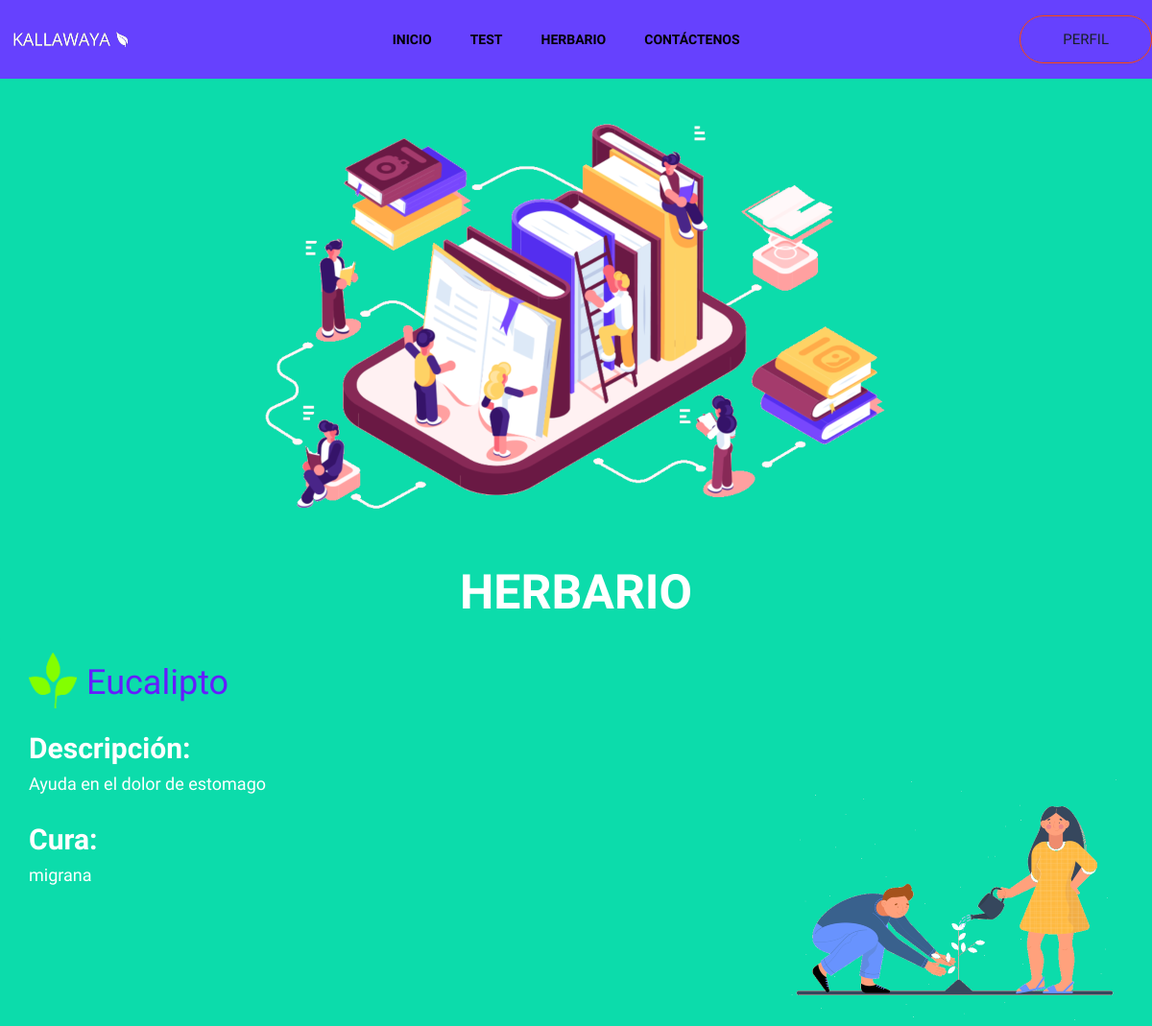
The app's page /kallawaya/herbario/1/, older data.
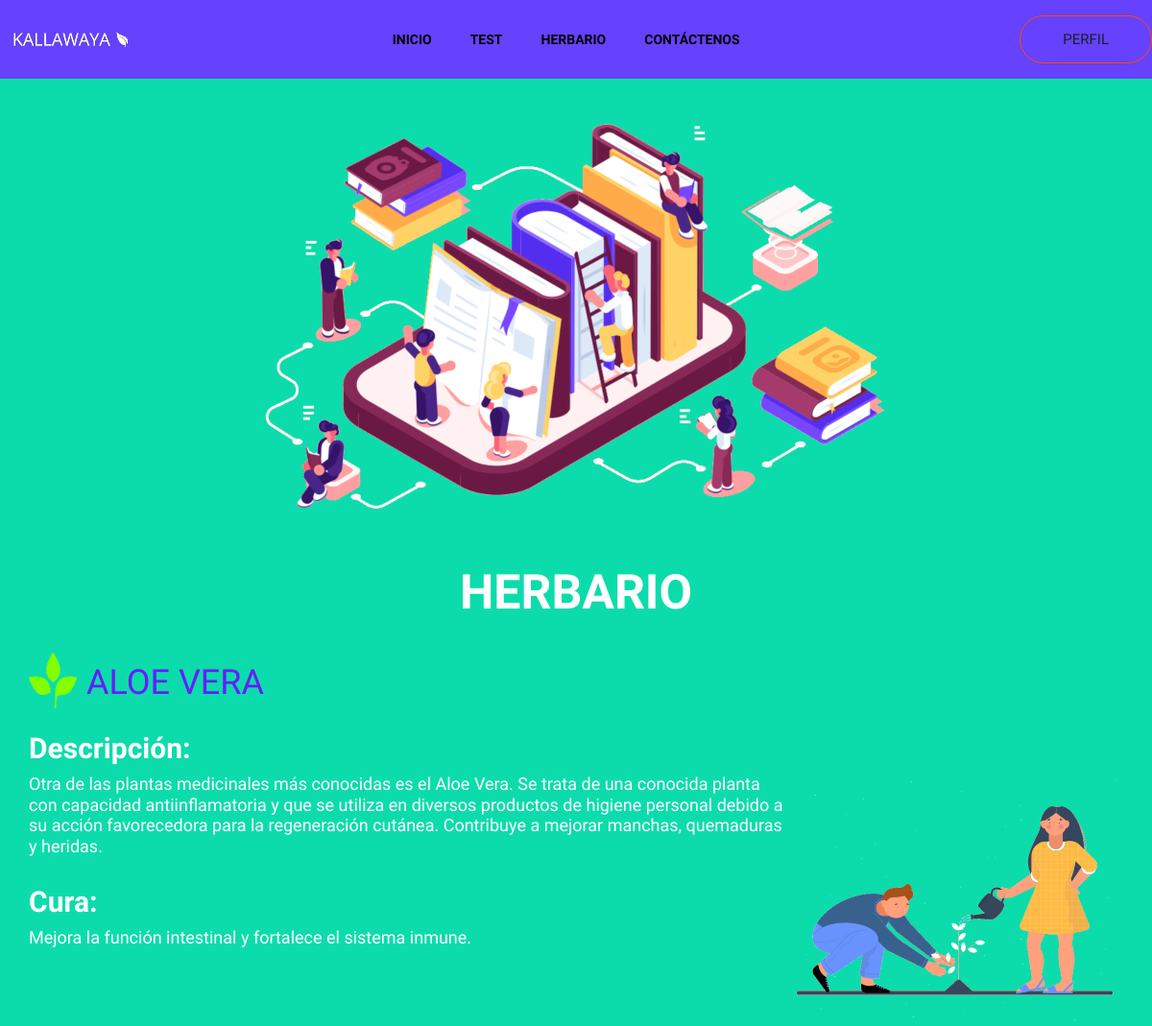
The same page, newer data.
### appkallawaya/models.py (models this page shows, shortened)
class Plant(models.Model):
    name = models.CharField(max_length=100, default='')
    description = models.CharField(max_length=1500, default='')
    cura = models.CharField(max_length=1500, default='')

### appkallawaya/views.py (the view)
# urls.py: path('herbario/', views.herbario, name='herbario'),
def herbario(request, pk=None):
    if pk == None:
        plants = Plant.objects.all()
        users = User.objects.all()
        return render(request, 'kallawaya/herbario.html', {'plants': plants})
    else:
        if pk:
            plant = Plant.objects.get(pk=pk)
        else:
            plant = request.plant
        args = {'plant': plant}
        return render(request, 'kallawaya/infoPlant.html', args)

### appkallawaya/templates/kallawaya/infoPlant.html (shortened to what this page needs)
{% extends 'base.html' %}
{% block body %}
{% load static %}
    <section class="breadcrumb breadcrumb_bg"  style="background-color: #0cdcab">
        <div class="container">
            <div class="row">
                <div class="col-lg-12">
                    <div class="breadcrumb_iner text-center">
                        <div class="breadcrumb_iner_item">
                            <br>
                            <br>
                            <img src="{% static 'kallawaya/img/herbario2.png' %}">
                            <h2>HERBARIO</h2>
                        </div>
                    </div>
                </div>
            </div>
        </div>
</section>
<body style="background-color:#0cdcab">
<div class="container">
       <img src="{% static 'kallawaya/img/icon.png' %}" align="left" style="margin-right:10px; margin-top: -10px;"><h1 style="color:#651dfd">{{ plant.name }}</h1>
    <h2 style="color: white">Descripción:</h2>
       <img src="{% static 'kallawaya/img/new5.png' %}" align="right">
       <h4 style="color: white">
        {{ plant.description }}
        </h4>
        <br>
        <h2 style="color: white">Cura:</h2>
        <h4 style="color: white">
        {{ plant.cura }}
        </h4> <br>
        <br>
</div>
</body>
{% endblock %}

Row changes from the older to the newer data that the page shows:
changed Plant: name "Eucalipto" → "ALOE VERA"; description "Ayuda en el dolor de estomago" → "Otra de las plantas medicinales más conocidas es el Aloe Vera. Se trata de una conocida planta con capacidad antiinflamatoria y que se utiliza en diversos productos de higiene personal debido a su acción favorecedora para la regeneración cutánea. Contribuye a mejorar manchas, quemaduras y heridas."; cura "migrana" → "Mejora la función intestinal y fortalece el sistema inmune."
